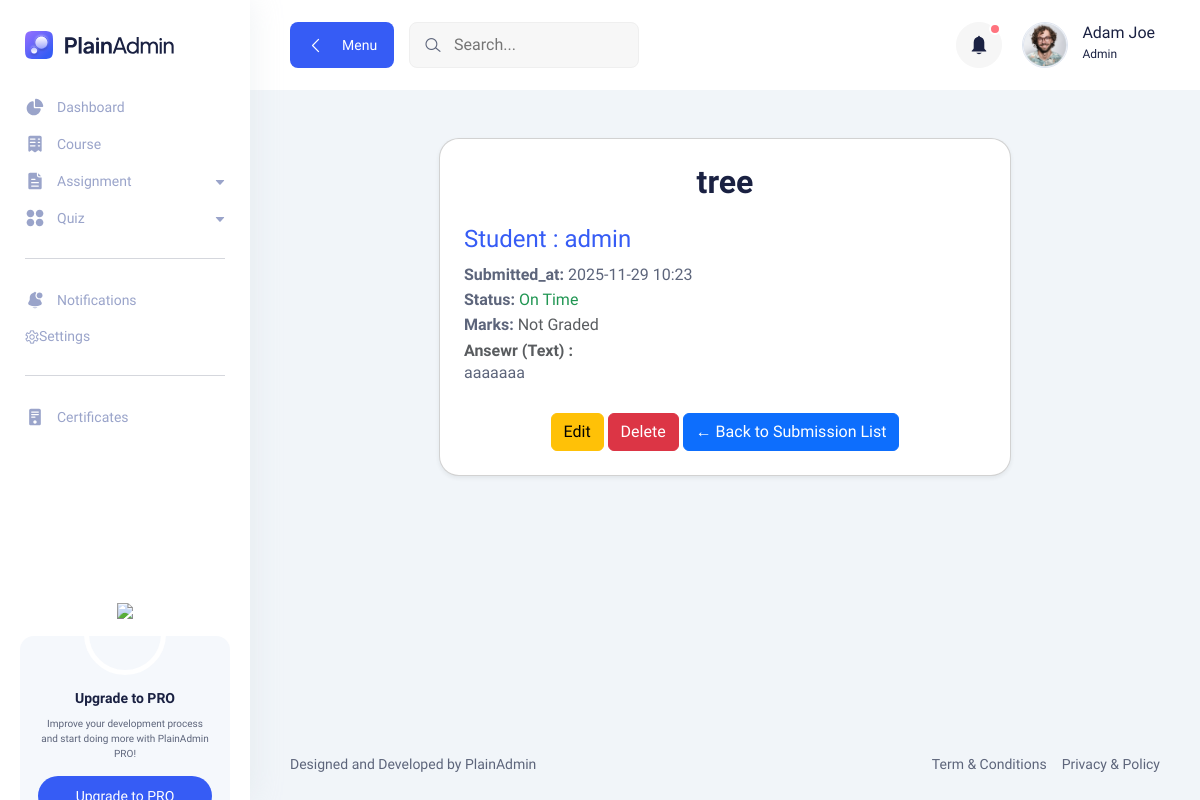
The app's page /submission_view/2/ (signed in), older data.
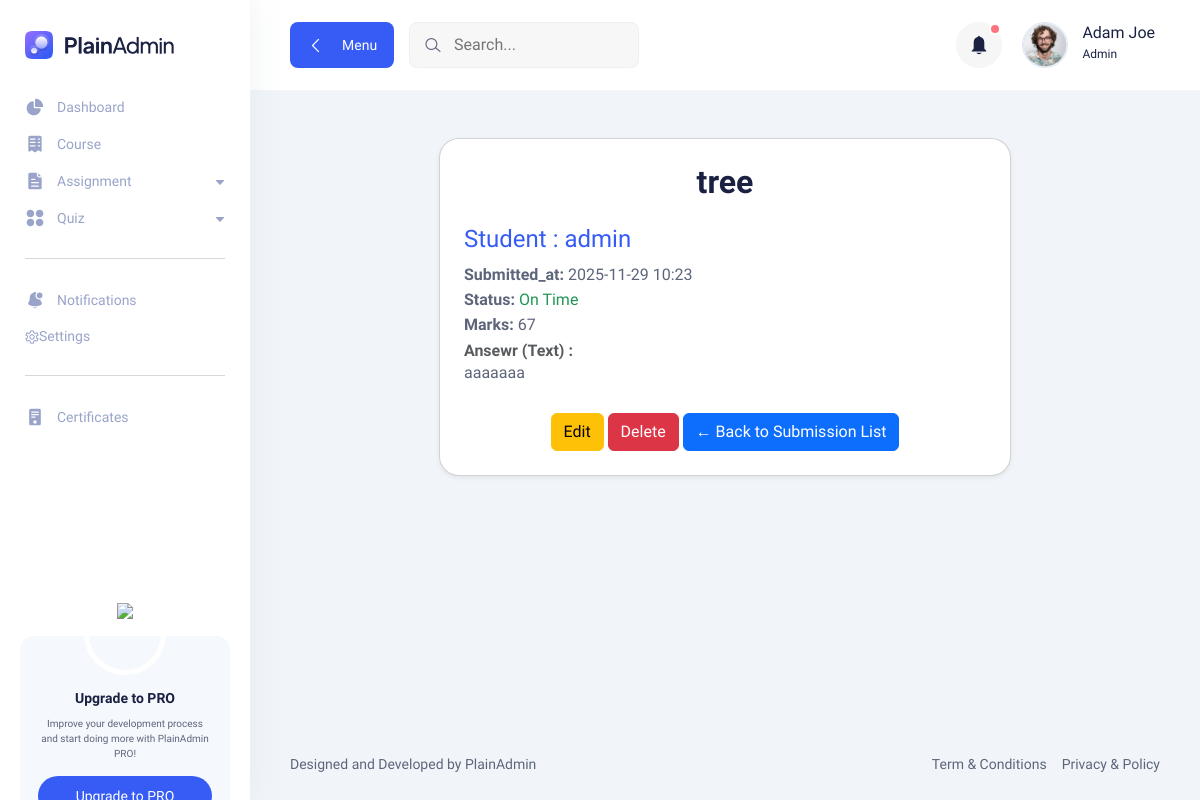
The same page, newer data.
### learning_hub_app/models.py (models this page shows, shortened)
class AssignmentSubmission(models.Model):
    STATUS_CHOICES = (
        ('on_time', 'On Time'),
        ('late', 'Late')
    )
    assignment = models.ForeignKey('Assignment',on_delete=models.CASCADE,related_name='submissions')
    student = models.ForeignKey(settings.AUTH_USER_MODEL,on_delete=models.CASCADE,related_name='submissions')
    submitted_at = models.DateTimeField(default=timezone.now)
    file = models.FileField(upload_to='submissions/',blank=True,null=True)
    mark_awarded = models.PositiveBigIntegerField(blank=True,null=True)
    answer_text = models.TextField(blank=True,null=True)
    status = models.CharField(max_length=10,choices=STATUS_CHOICES,default='on_time')
    graded_by = models.ForeignKey(settings.AUTH_USER_MODEL, on_delete=models.SET_NULL,null=True,blank=True,related_name='graded_submission')
    graded_at = models.DateTimeField(null=True, blank=True)
    feedback = models.TextField(blank=True,null=True)
    class Meta:
        ordering = ['-submitted_at']
        unique_together = ('assignment', 'student')

class Assignment(models.Model):
    chapter = models.ForeignKey('Chapter',on_delete=models.CASCADE,related_name='assignments')
    title = models.CharField(max_length=100)
    description = models.TextField(blank=True,null=True)
    due_date = models.DateField(null=True,blank=True)
    marks = models.PositiveBigIntegerField(default=0)
    file = models.FileField(upload_to='assignments/',blank=True,null=True)

class User(AbstractUser):
    USER_ROLES = (
        ('student', 'Student'),
        ('teacher', 'Teacher'),
        ('admin', 'Admin'),
    )
    role = models.CharField(max_length=20, choices=USER_ROLES, default='student')
    phone_no = models.BigIntegerField(null=True, blank=True)   # optional phone number

### learning_hub_app/views.py (the view)
# urls.py: path("submission_view/<int:id>/", submission_view, name='submission_view'),
def submission_view(request,id):
    submission = get_object_or_404(AssignmentSubmission,id=id)
    if request.user.role != 'teacher' and submission.student != request.user:
        messages.error(request,"you don't have permission to view this assignment")
        return redirect('submissions')
    return render(request,"submissions/submission_view.html",{'submission':submission})

### learning_hub_app/templates/submissions/submission_view.html (shortened to what this page needs)
{% extends 'submissions/basefile.html' %}
{% block body %}
<div class="container-fluid mt-5">
  <div class="row justify-content-center">
    <div class="col-md-8">
      <div class="card shadow-sm p-4" style="border-radius: 20px; background: #fff;">
        <h1 class="text-center fw-bold mb-4">{{ submission.assignment.title }}</h1>
        <div class="mb-1">
          <h3 class="text-primary mb-1">Student :   {{ submission.student.username }}</h3>
        </div>
        <p><strong>Submitted_at:</strong> {{ submission.submitted_at|date:'Y-m-d H:i' }} </p>
        <p><strong>Status:</strong>
            {% if submission.status == 'late' %}
                <span class="text-danger">Late</span>
            {% else %}
                <span class="text-success">On Time</span>
            {% endif %}</p>
        <div class="mb-1">
         <p><strong>Marks:</strong>
            {% if submission.mark_awarded is not None %}
                {{ submission.mark_awarded }}
            {% else %}
                <span class="text-muted">Not Graded</span>
            {% endif %}
         </p>
        </div>
        {% if submission.answer_text %}
            <div class="mb-1">
            <h5 class="text-muted ">Ansewr (Text) :   </h5>
            <p class="text-dark">{{ submission.answer_text|linebreaks }}</p>
            </div>
        {% endif %}
        <div class="text-center mt-4">
            {% if submission.student == request.user and submisiion.mark_awarded is None %}
                <a href="{% url 'assignment_list' %}" class="btn btn-warning">Edit</a>
                <a href="{% url 'assignment_list' %}" class="btn btn-danger">Delete</a>
            {% endif %}
            <a href="{% url 'submissions' %}" class="btn btn-primary">← Back to Submission  List</a>
        </div>
      </div>
    </div>
  </div>
</div>
{% endblock %}

Row changes from the older to the newer data that the page shows:
changed AssignmentSubmission "aaaaaaa": mark_awarded (not shown) → "67"
Text that changed along with them:
text no longer shown: "Not Graded"
